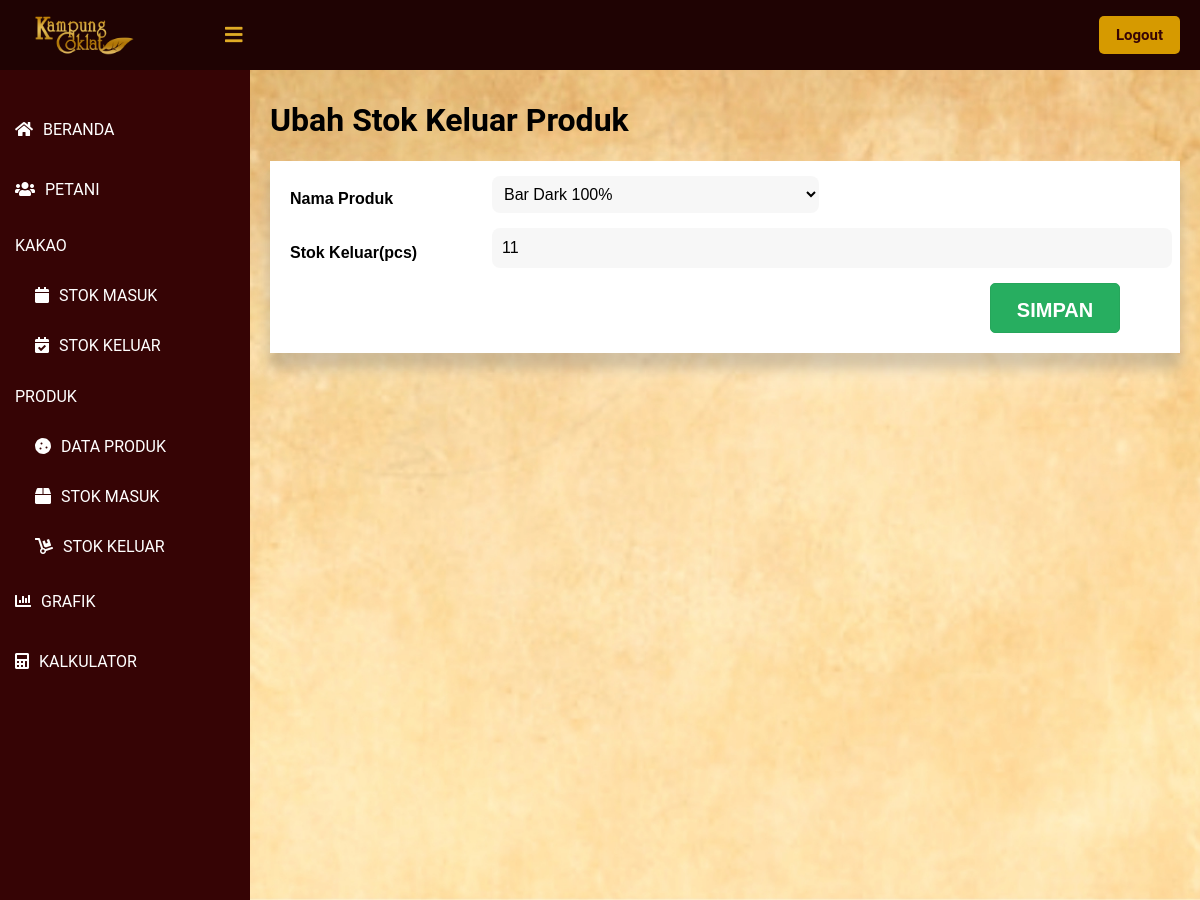
The page /public/ubah_SKP/1 (signed in) on the database as committed earlier.
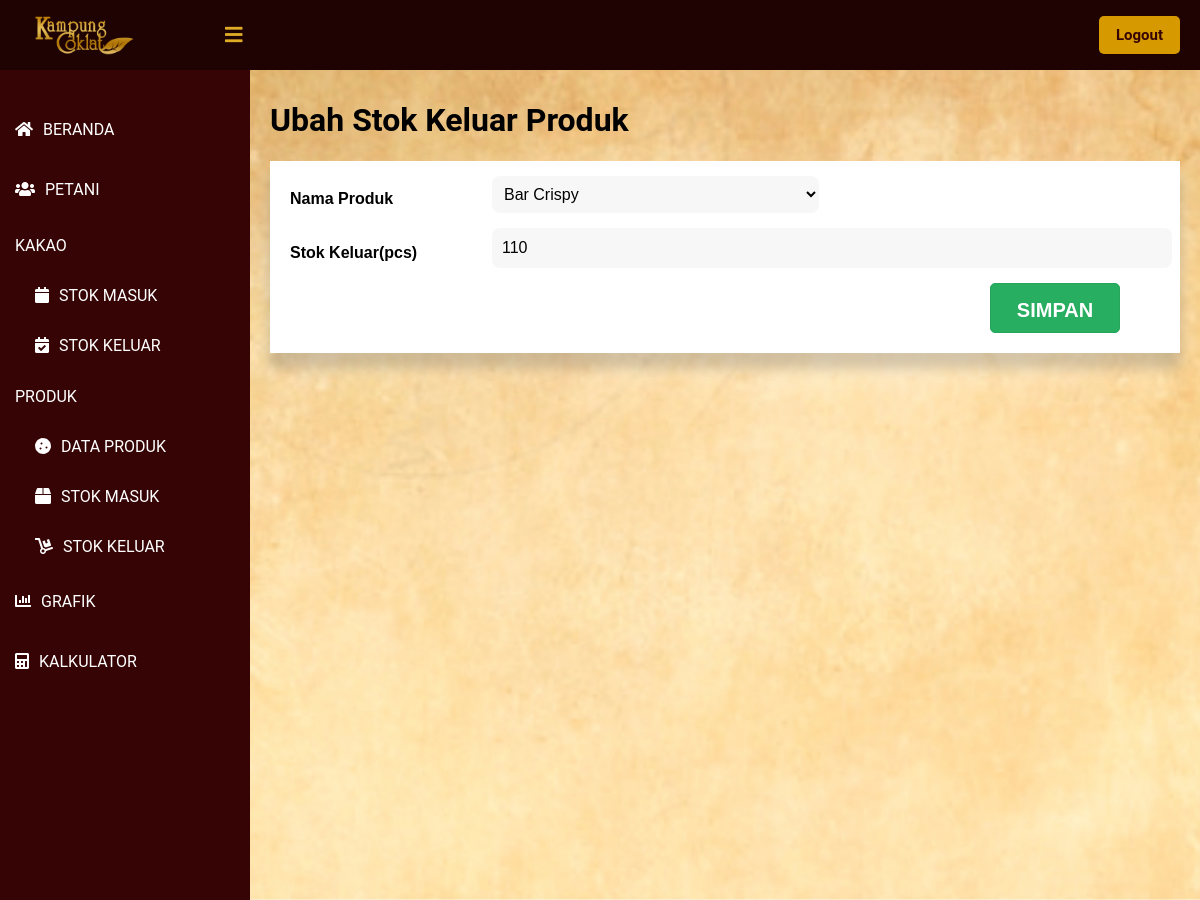
The same page on the database as committed later.
### tables this page shows
CREATE TABLE `stok_keluar_produk` (
  `id_keluar_produk` int(11) NOT NULL,
  `tanggal_keluar` timestamp NOT NULL DEFAULT current_timestamp(),
  `nama_produk` int(11) NOT NULL,
  `stok_keluar` int(11) NOT NULL
);

CREATE TABLE `produk` (
  `id_produk` int(11) NOT NULL,
  `nama_produk` varchar(30) NOT NULL,
  `berat_bersih` int(11) NOT NULL,
  `harga` int(11) NOT NULL,
  `produksi_kakao_kering` int(11) NOT NULL,
  `produksi_kakao_basah` int(11) NOT NULL
);

### app/core/Controller.php (called while the page is built, shortened)
<?php
class Controller {
    public function view($view, $data = [])
    {
        require_once   '../app/views/'.$view.'.php';
    }
    public function model($model)
    {
        return new $model;
    }
}
?>

### app/controllers/Ubah_SKP.php (called while the page is built, shortened)
<?php
class Ubah_SKP extends Controller {
    public function index($id)
    {
        $data = $this->model('SKP_model')->getSKPById($id);
        $listProduk = $this->model('Produk_model')->getList();
        $data['produk'] = $listProduk['list_data'];
        $this->view('ubah_SKP/index', $data);
    }
}
?>

### app/core/App.php (called while the page is built, shortened)
<?php
class App {
    protected $method = 'index';
    protected $params = [];
    public function __construct()
    {
        $url = $this->parseURL();
        if ( file_exists('../app/controllers/' . $url[0] . '.php') ) {
            unset($url[0]);
        }
        $this->controller = new $this->controller;
        if ( !empty($url) ) {
            $this->params = array_values($url);
        }
        call_user_func_array([$this->controller, $this->method], $this->params);
    }
    public function parseURL()
    {
        if ( isset($_GET['url']) ) {
            $url = rtrim($_GET['url'], '/');
            $url = filter_var($url, FILTER_SANITIZE_URL);
            $url = explode("/", $url);
            return $url;
        }
    }
}

### public/index.php (called while the page is built, shortened)
<?php
$app = new App;

### app/core/Database.php (called while the page is built, shortened)
<?php
class Database {
    private $host = DB_HOST;
    private $db_name = DB_NAME;
    private $dbh;
    private $stmt;
    public function __construct()
    {
        $dsn = 'mysql:host=' . $this->host . ';dbname=' . $this->db_name;
        try {
            $this->dbh = new PDO($dsn, 'root', '');
        } catch(PDOException $e) {
            die($e->getMessage());
        }
    }
    public function query($query)
    {
        $this->stmt = $this->dbh->prepare($query);
    }
    public function execute()
    {
        $this->stmt->execute();
    }
    public function resultSet()
    {
        $this->execute();
        return $this->stmt->fetchAll(PDO::FETCH_ASSOC);
    }
    public function single()
    {
        $this->execute();
        return $this->stmt->fetch(PDO::FETCH_ASSOC);
    }
}

### app/models/Produk_model.php (called while the page is built, shortened)
<?php
class Produk_model {
    private $table = 'produk';
    private $db;
    public function __construct()
    {
        $this->db = new Database;
    }
    public function getList($page = null)
    {
        $data = [];
        $jumlahDataSetiapPage = 10;
        $this -> db -> query("SELECT produk.* FROM `" . $this->table . "`");
        $daftarData = $this -> db -> resultSet();
        $jumlahData = count($daftarData);
        $jumlahPage = ceil($jumlahData / $jumlahDataSetiapPage);
        $halamanSaatIni = ( isset($page) ) ? $page : 1;
        $data['list_data'] = $daftarData;
        $data['halaman_saat_ini'] = $halamanSaatIni;
        $data['jumlah_halaman'] = $jumlahPage;
        return $data;
    }
}

### app/models/SKP_model.php (called while the page is built, shortened)
<?php
class SKP_model {
    private $db;
    public function __construct()
    {
        $this->db = new Database;
    }
    public function getSKPById($id_keluar_produk){
        $this->db->query('SELECT * FROM stok_keluar_produk WHERE id_keluar_produk = '.$id_keluar_produk);
        return $this->db->single();
    }
}

### app/views/ubah_SKP/index.php (the view, shortened to what the changed rows need)
<!DOCTYPE html>
<html>
<head>
	<link href="<?= BASEURL ?>/css/tambah_petani.css" rel="stylesheet" type="text/css">
    <link rel="stylesheet" href="https://cdnjs.cloudflare.com/ajax/libs/font-awesome/5.12.1/css/all.min.css">
</head>
<body>
    <div class="content">
        <div class="card">
            <h1>Ubah Stok Keluar Produk</h1>
        </div>
        <div class="card_table">
            <div>
                <div class="kotak">
                <form action="<?= BASEURL ?>/Ubah_SKP/update" method="post">
                    <div class="form">
                        <div class="inputfield">
                            <div style="width: 100%;">
                                <select class="select" name="nama_produk" id="nama_produk" required oninvalid="this.setCustomValidity('Pilih Nama Produk')" oninput="setCustomValidity('')">
                                    <?php foreach ($data['produk'] as $value) { ?>
                                        <option value="<?= $value['id_produk'] ?>" <?= (isset($data['nama_produk']) && $data['nama_produk'] == $value['id_produk']) ? 'selected' : '' ?>><?= $value['nama_produk'] ?></option>
                                    <?php } ?>
                                </select>
                            </div>
                        </div>
                        <div class="inputfield">
                            <div style="width: 100%;">
                                <input class="diri" id="stok_keluar" name="stok_keluar" value="<?= $data['stok_keluar'] ?? '' ?>" required oninvalid="this.setCustomValidity('Stok keluar tidak boleh kosong')" oninput="setCustomValidity('')">
                            </div>
                        </div>
                    </div>
                </form>
                </div>
            </div>
        </div>
    </div>
</body>
</html>

Rows that differ between the two databases and show on the page:
changed stok_keluar_produk: nama_produk "Bar Dark 100%" → "Bar Crispy"; stok_keluar "11" → "110"
